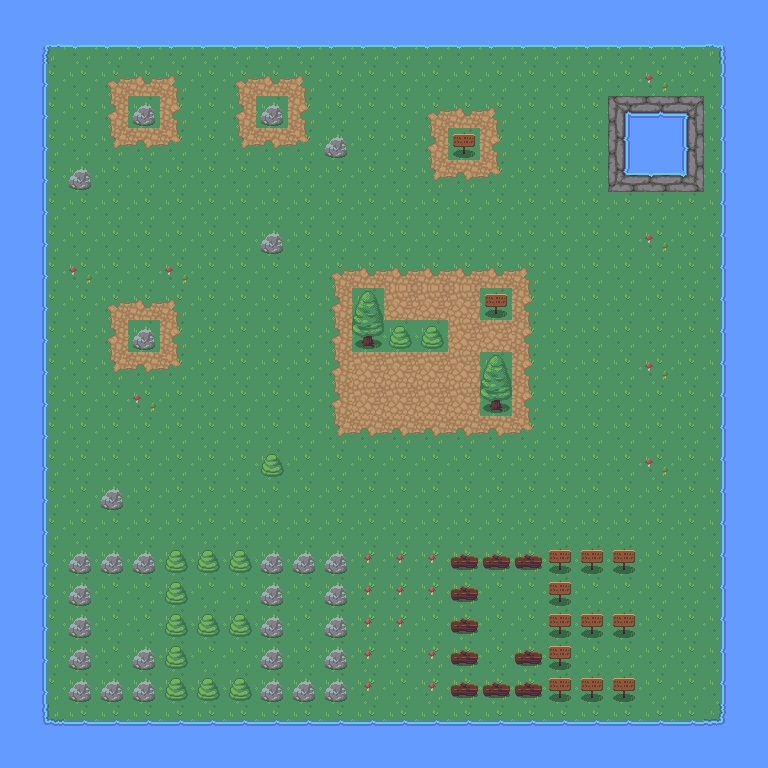

A 2D game scene composited from a Tiled map and its tileset images. What follows is a short description and the map's XML, with every tile layer's data as written:
An orthogonal 24x24 tile map with 32x32 px tiles, 2 tile layers (Tile Layer 1, Tile Layer 2).

<map version="1.10" tiledversion="1.11.2" orientation="orthogonal" renderorder="right-down" width="24" height="24" tilewidth="32" tileheight="32" infinite="0" nextlayerid="3" nextobjectid="1">
 <tileset firstgid="1" source="Nature RPG Tileset.tsx" />
 <layer id="1" name="Tile Layer 1" width="24" height="24">
  <data encoding="csv">
142,142,142,142,142,142,142,142,142,142,142,142,142,142,142,142,142,142,142,142,142,142,142,142,
142,142,142,142,142,142,142,142,142,142,142,142,142,142,142,142,142,142,142,142,142,142,142,142,
142,142,142,142,142,142,142,142,142,142,142,142,142,142,142,142,142,142,142,142,142,142,142,142,
142,142,142,142,142,142,142,142,142,142,142,142,142,142,142,142,142,142,142,142,142,142,142,142,
142,142,142,142,142,142,142,142,142,142,142,142,142,142,142,142,142,142,142,142,142,142,142,142,
142,142,142,142,142,142,142,142,142,142,142,142,142,142,142,142,142,142,142,142,142,142,142,142,
142,142,142,142,142,142,142,142,142,142,142,142,142,142,142,142,142,142,142,142,142,142,142,142,
142,142,142,142,142,142,142,142,142,142,142,142,142,142,142,142,142,142,142,142,142,142,142,142,
142,142,142,142,142,142,142,142,142,142,142,142,142,142,142,142,142,142,142,142,142,142,142,142,
142,142,142,142,142,142,142,142,142,142,142,142,142,142,142,142,142,142,142,142,142,142,142,142,
142,142,142,142,142,142,142,142,142,142,142,142,142,142,142,142,142,142,142,142,142,142,142,142,
142,142,142,142,142,142,142,142,142,142,142,142,142,142,142,142,142,142,142,142,142,142,142,142,
142,142,142,142,142,142,142,142,142,142,142,142,142,142,142,142,142,142,142,142,142,142,142,142,
142,142,142,142,142,142,142,142,142,142,142,142,142,142,142,142,142,142,142,142,142,142,142,142,
142,142,142,142,142,142,142,142,142,142,142,142,142,142,142,142,142,142,142,142,142,142,142,142,
142,142,142,142,142,142,142,142,142,142,142,142,142,142,142,142,142,142,142,142,142,142,142,142,
142,142,142,142,142,142,142,142,142,142,142,142,142,142,142,142,142,142,142,142,142,142,142,142,
142,142,142,142,142,142,142,142,142,142,142,142,142,142,142,142,142,142,142,142,142,142,142,142,
142,142,142,142,142,142,142,142,142,142,142,142,142,142,142,142,142,142,142,142,142,142,142,142,
142,142,142,142,142,142,142,142,142,142,142,142,142,142,142,142,142,142,142,142,142,142,142,142,
142,142,142,142,142,142,142,142,142,142,142,142,142,142,142,142,142,142,142,142,142,142,142,142,
142,142,142,142,142,142,142,142,142,142,142,142,142,142,142,142,142,142,142,142,142,142,142,142,
142,142,142,142,142,142,142,142,142,142,142,142,142,142,142,142,142,142,142,142,142,142,142,142,
142,142,142,142,142,142,142,142,142,142,142,142,142,142,142,142,142,142,142,142,142,142,142,142
</data>
 </layer>
 <layer id="2" name="Tile Layer 2" width="24" height="24">
  <data encoding="csv">
152,152,152,152,152,152,152,152,152,152,152,152,152,152,152,152,152,152,152,152,152,152,152,152,
152,66,172,172,172,172,172,172,172,172,172,172,172,172,172,172,172,172,172,172,172,172,68,152,
152,153,0,126,127,128,0,126,127,128,0,0,0,0,0,0,0,0,0,0,24,0,151,152,
152,153,0,146,23,148,0,146,23,148,0,0,0,126,127,128,0,0,15,16,17,18,151,152,
152,153,0,166,167,168,0,166,167,168,23,0,0,146,3,148,0,0,35,36,37,38,151,152,
152,153,23,0,0,0,0,0,0,0,0,0,0,166,167,168,0,0,55,56,57,58,151,152,
152,153,0,0,0,0,0,0,0,0,0,0,0,0,0,0,0,0,0,0,0,0,151,152,
152,153,0,0,0,0,0,0,23,0,0,0,0,0,0,0,0,0,0,0,24,0,151,152,
152,153,24,0,0,24,0,0,41,41,126,127,127,127,127,127,128,41,41,41,41,41,151,152,
152,153,0,126,127,128,0,0,41,41,146,1,147,147,147,3,148,41,41,0,0,0,151,152,
152,153,0,146,23,148,0,0,41,41,146,21,22,22,147,147,148,41,41,0,0,0,151,152,
152,153,0,166,167,168,0,0,41,142,146,147,147,147,147,1,148,41,41,41,24,0,151,152,
152,153,0,0,24,0,0,0,0,41,146,147,147,147,147,21,148,41,41,41,0,0,151,152,
152,153,0,0,0,0,0,0,0,41,166,167,167,167,167,167,168,41,41,41,0,0,151,152,
152,153,0,0,0,0,0,0,22,41,41,41,41,41,41,142,41,41,41,0,24,0,151,152,
152,153,0,23,0,0,0,0,0,41,41,41,41,41,41,142,41,41,41,41,41,41,151,152,
152,153,0,0,0,0,41,41,41,41,41,41,41,41,41,41,41,41,41,41,41,0,151,152,
152,153,23,23,23,22,22,22,23,23,23,4,4,4,5,5,5,3,3,3,41,0,151,152,
152,153,23,41,41,22,41,41,23,41,23,4,4,4,5,41,41,3,41,41,0,0,151,152,
152,153,23,41,41,22,22,22,23,41,23,4,4,41,5,41,41,3,3,3,0,0,151,152,
152,153,23,41,23,22,41,41,23,41,23,4,41,4,5,41,5,3,41,41,41,0,151,152,
152,153,23,23,23,22,22,22,23,23,23,4,41,4,5,5,5,3,3,3,0,0,151,152,
152,106,132,132,132,132,132,132,132,132,132,132,132,132,132,132,132,132,132,132,132,132,108,152,
152,152,152,152,152,152,152,152,152,152,152,152,152,152,152,152,152,152,152,152,152,152,152,152
</data>
 </layer>
</map>
